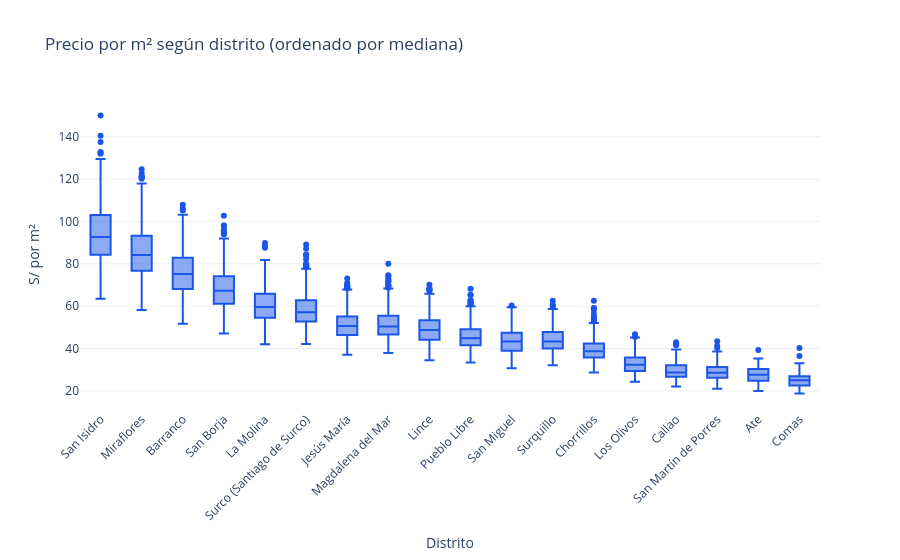

Write notebook code for a chart like this one.
### Code cell
plot_price_per_m2_by_district(df)

### Figure 1 — Plotly figure (JSON) as saved in the notebook; plotly's stock layout.template omitted (floating-point values rounded to 4 significant figures; data arrays with more than 128 entries replaced by an {"elided": "..."} marker saying what was removed)
{"data": [{"marker": {"color": "#1A56E8"}, "name": "San Isidro", "showlegend": false, "type": "box", "y": {"elided": "670 float values"}}, {"marker": {"color": "#1A56E8"}, "name": "Miraflores", "showlegend": false, "type": "box", "y": {"elided": "981 float values"}}, {"marker": {"color": "#1A56E8"}, "name": "Barranco", "showlegend": false, "type": "box", "y": {"elided": "461 float values"}}, {"marker": {"color": "#1A56E8"}, "name": "San Borja", "showlegend": false, "type": "box", "y": {"elided": "551 float values"}}, {"marker": {"color": "#1A56E8"}, "name": "La Molina", "showlegend": false, "type": "box", "y": {"elided": "451 float values"}}, {"marker": {"color": "#1A56E8"}, "name": "Surco (Santiago de Surco)", "showlegend": false, "type": "box", "y": {"elided": "845 float values"}}, {"marker": {"color": "#1A56E8"}, "name": "Jesús María", "showlegend": false, "type": "box", "y": {"elided": "598 float values"}}, {"marker": {"color": "#1A56E8"}, "name": "Magdalena del Mar", "showlegend": false, "type": "box", "y": {"elided": "468 float values"}}, {"marker": {"color": "#1A56E8"}, "name": "Lince", "showlegend": false, "type": "box", "y": {"elided": "393 float values"}}, {"marker": {"color": "#1A56E8"}, "name": "Pueblo Libre", "showlegend": false, "type": "box", "y": {"elided": "363 float values"}}, {"marker": {"color": "#1A56E8"}, "name": "San Miguel", "showlegend": false, "type": "box", "y": {"elided": "367 float values"}}, {"marker": {"color": "#1A56E8"}, "name": "Surquillo", "showlegend": false, "type": "box", "y": {"elided": "371 float values"}}, {"marker": {"color": "#1A56E8"}, "name": "Chorrillos", "showlegend": false, "type": "box", "y": {"elided": "303 float values"}}, {"marker": {"color": "#1A56E8"}, "name": "Los Olivos", "showlegend": false, "type": "box", "y": {"elided": "231 float values"}}, {"marker": {"color": "#1A56E8"}, "name": "Callao", "showlegend": false, "type": "box", "y": {"elided": "217 float values"}}, {"marker": {"color": "#1A56E8"}, "name": "San Martín de Porres", "showlegend": false, "type": "box", "y": {"elided": "233 float values"}}, {"marker": {"color": "#1A56E8"}, "name": "Ate", "showlegend": false, "type": "box", "y": {"elided": "137 float values"}}, {"marker": {"color": "#1A56E8"}, "name": "Comas", "showlegend": false, "type": "box", "y": {"elided": "160 float values"}}], "layout": {"title": {"text": "Precio por m² según distrito (ordenado por mediana)"}, "xaxis": {"tickangle": -45, "title": {"text": "Distrito"}}, "yaxis": {"title": {"text": "S/ por m²"}}}}
